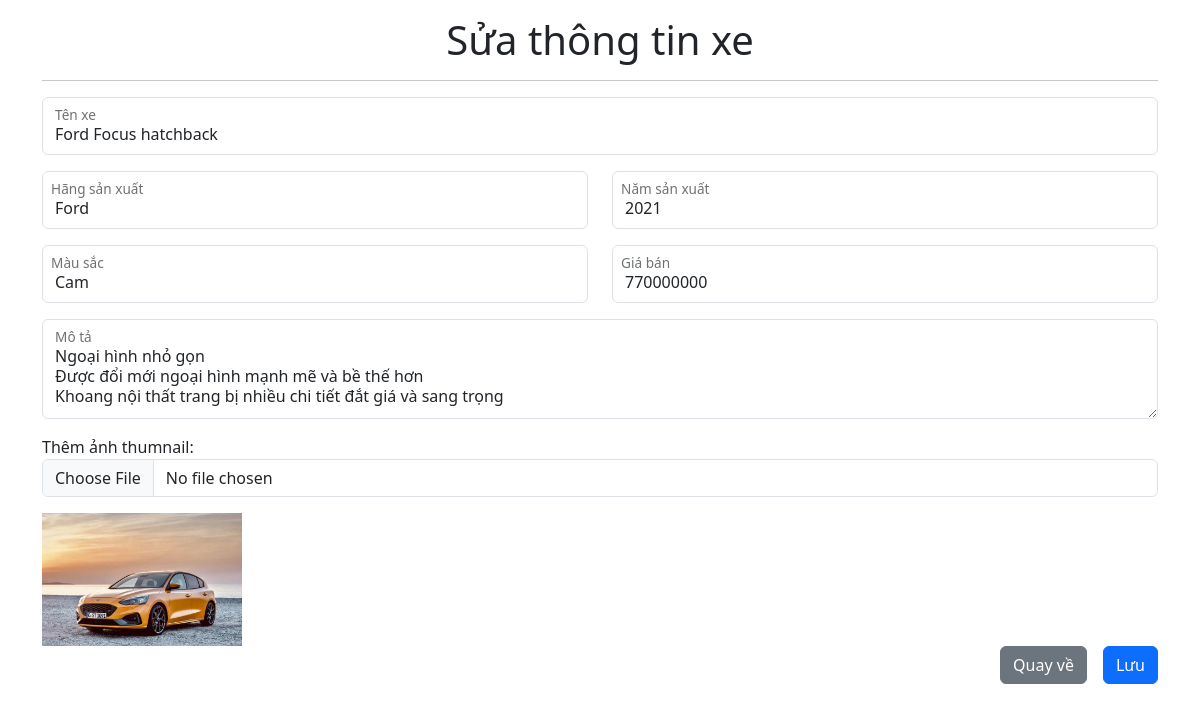
The app's page /car-management/form-car.php?id=31 (signed in) with its own data.
### tables this page shows
CREATE TABLE `car` (
  `id` int(11) NOT NULL,
  `name` varchar(50) DEFAULT NULL,
  `thumbnail` varchar(250) DEFAULT NULL,
  `brand` varchar(50) DEFAULT NULL,
  `color` varchar(25) DEFAULT NULL,
  `price` int(11) DEFAULT NULL,
  `yearOfProduction` int(11) DEFAULT NULL,
  `description` longtext DEFAULT NULL
);

### database/db_connect.php (called while the page is built, shortened)
<?php
class DB_Connect
{
   public function connect()
   {
      try {
         $connection =
            new PDO(
               "mysql:host=" . self::_servername . ";dbname=" . self::_databasename,
               self::_username,
               self::_password
            );
         $connection->setAttribute(PDO::ATTR_ERRMODE, PDO::ERRMODE_EXCEPTION);
      } catch (Exception $exception) {
         die("Connection failed: " . $exception->getMessage());
      }
      return $connection;
   }
   public function get($query, $params = null)
   {
      try {
         $connection = $this->connect();
         $statement = $connection->prepare($query);
         if ($params === null) {
            $statement->execute();
         } else {
            $statement->execute($params);
         }
         $data = $statement->fetchAll(PDO::FETCH_ASSOC);
         return $data;
      } catch (Exception $exception) {
         echo $exception->getMessage() . "<br/>";
         echo "line " . $exception->getLine();
         return null;
      }
   }
}

### car-management/form-car.php (the view, shortened to what this page needs)
<link href="https://cdn.jsdelivr.net/npm/bootstrap@5.3.2/dist/css/bootstrap.min.css" rel="stylesheet">
<?php
include_once "../database/db_connect.php";
$db = new DB_Connect();
$option = isset($_GET['id']) ? 'update' : 'add';
$data = null;
if ($option === "update") {
   $query = "SELECT * FROM car WHERE id = " . (isset($_GET['id']) ? $_GET['id'] : $_POST['id']);
   $data = $db->get($query);
}
?>
<div class="container">
   <h1 class="text-center mt-3"><?= $option === "add" ? "Thêm thông tin xe" : "Sửa thông tin xe" ?></h1>
   <hr>
   <form action="./form-car.php<?= $option === "update" ? "?id=" . $data['0']['id'] : '' ?>" method="post" enctype="multipart/form-data">
      <div class="form-floating mb-3">
         <input type="text" class="form-control" id="nameCar" required name="name" placeholder="Tên xe" value="<?= $option === "update" ? $data['0']['name'] : "" ?>">
         <label for="nameCar">Tên xe</label>
      </div>
      <div class="row">
         <div class="form-floating mb-3 col-6">
            <input type="text" class="form-control" id="brands" required name="brand" placeholder="Hãng sản xuất" value="<?= $option === "update" ? $data['0']['brand'] : "" ?>">
            <label class="ms-2" for="brands">Hãng sản xuất</label>
         </div>
         <div class="form-floating mb-3 col-6">
            <input type="number" class="form-control" id="yearOfProduction" required name="yearOfProduction" placeholder="Năm sản xuất" value="<?= $option === "update" ? $data['0']['yearOfProduction'] : "" ?>">
            <label class="ms-2" for="yearOfProduction">Năm sản xuất</label>
         </div>
         <div class="form-floating mb-3 col-6">
            <input type="text" class="form-control" id="color" required name="color" placeholder="Màu sắc" value="<?= $option === "update" ? $data['0']['color'] : "" ?>">
            <label class="ms-2" for="color">Màu sắc</label>
         </div>
         <div class="form-floating mb-3 col-6">
            <input type="number" min="1" class="form-control" id="price" required name="price" placeholder="Giá bán" value="<?= $option === "update" ? $data['0']['price'] : "" ?>">
            <label class="ms-2" for="price">Giá bán</label>
         </div>
      </div>
      <div class="form-floating mb-3">
         <textarea type="text" class="form-control" id="description" placeholder="Mô tả" required name="description" style="height: 100px"><?= $option === "update" ? $data['0']['description'] : "" ?></textarea>
         <label for="description">Mô tả</label>
      </div>
      <span class="mb-2">Thêm ảnh thumnail: </span>
      <div class="input-group mb-3">
         <input type="file" id="avatar" name="thumbnail" <?= $option === "add" ? "required" : "" ?> class="form-control" name="avatar" accept="image/png, image/jpeg" />
      </div>
      <?php if ($option === "update") : ?>
         <img src="../uploads/<?= $data['0']['thumbnail'] ?>" alt="" width="200">
      <?php endif; ?>
      <div class="d-flex align-items-center justify-content-end">
         <a href="./list-car.php" class="btn btn-secondary me-3">Quay về</a>
         <button type="submit" class="btn btn-primary"><?= $option === "add" ? "Thêm" : "Lưu" ?></button>
      </div>
   </form>
</div>

### records on screen
car: name "Ford Focus hatchback", brand "Ford", yearOfProduction "2021", color "Cam", price "770000000", description "Ngoại hình nhỏ gọn Được đổi mới ngoại hình mạnh mẽ và bề thế hơn Khoang nội thất trang bị nhiều chi tiết đắt giá và sang trọng", thumbnail (picture)
